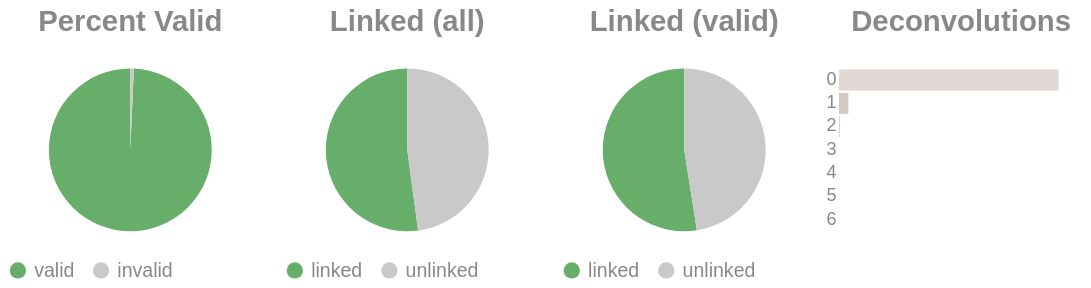

Notebook code cell kept with this figure:
### Code cell
if SKIPLR:
    pass
else:
    clash = Counter()
    for i in valids['molecule'].to_list():
        _mol = i.split("-")
        if len(_mol) == 1:
            clash.update('0')
        else:
            clash.update(_mol[-1])

    _d = {"deconvolutions": [], 'count': []}
    for k,v in clash.items():
        _d['deconvolutions'].append(k)
        _d['count'].append(v)

    tot_valid = valids['reads'].sum()
    mask = valids['reads'] >= 2
    n_linked_reads = valids.filter(mask)['reads'].sum()
    if n_linked_reads == 0:
        print_html("No linked molecules (>=2 reads) were detected; skipping linked-only distributions.")
        SKIPLR = True
    else:
        perc_valid = round(tot_valid / n_reads, 4)
        linked_perc_abs = round(n_linked_reads / n_reads, 4)
        linked_perc = round(n_linked_reads / tot_valid, 4)

    _valid = pl.DataFrame({"valids": ['valid', 'invalid'], "count": [tot_valid, n_reads - tot_valid]})
    _linked_abs = pl.DataFrame({"linked (absolute)": ['linked', 'unlinked'], "count": [n_linked_reads, n_reads - n_linked_reads]})
    _linked_rel = pl.DataFrame({"linked (valids)": ['linked', 'unlinked'], "count": [n_linked_reads, tot_valid - n_linked_reads]})

    (
        alt.hconcat(
            piechart(_valid, goodval = 'valid', title = "Percent Valid"),
            piechart(_linked_abs, goodval = "linked", title =  "Linked (all)"),
            piechart(_linked_rel, goodval = "linked", title =  "Linked (valid)"),
            convolutionbar(pl.DataFrame(_d), title = "Deconvolutions"),
            center = True,
            bounds = 'flush'
        )
        .resolve_scale(color='independent')
        .resolve_legend('independent')
        .properties(usermeta={'embedOptions': {"actions": False}})
    ).display()

### Figure 1 — Vega-Lite specification as saved in the notebook (floating-point values rounded to 4 significant figures)
{"width": "container", "height": 400, "config": {"title": {"anchor": "start", "dy": -15, "fontSize": 18, "color": "#888888", "subtitleColor": "#888888", "subtitleFontSize": 14}, "arc": {"fill": "#0072B2"}, "axis": {"domainColor": "#888888", "domainWidth": 0.5, "gridWidth": 0.2, "grid": false, "titleFontWeight": 400, "titleFontSize": 15, "labelFontSize": 11, "labelColor": "#888888", "tickColor": "#888888", "tickWidth": 0.2, "titleColor": "#888888"}, "axisBand": {"grid": false}, "axisX": {"grid": true, "tickSize": 10, "domainCap": "round"}, "axisY": {"domain": false, "grid": true, "tickSize": 0, "domainCap": "round"}, "background": "transparent", "header": {"labelFontSize": 15, "labelColor": "#888888", "titleFontSize": 15, "titleFontWeight": 600, "titleColor": "#888888"}, "legend": {"labelFont": "sans-serif", "labelFontSize": 12, "labelColor": "#888888", "symbolSize": 100, "symbolType": "circle", "titleFontSize": 12, "titlePadding": 10, "titleColor": "#888888", "title": null}, "range": {"category": ["#E69F00", "#56B4E9", "#009E73", "#F0E442", "#0072B2", "#D55E00", "#CC79A7", "#000000"], "diverging": ["#cfe8f3", "#a2d4ec", "#73bfe2", "#46abdb", "#1696d2", "#12719e"]}, "area": {"fill": "#0072B2", "fillOpacity": 0.7, "line": true, "strokeOpacity": 0.7}, "line": {"color": "#0072B2", "stroke": "#0072B2", "strokeWidth": 2}, "trail": {"color": "#0072B2", "stroke": "#0072B2", "strokeWidth": 0, "size": 1}, "point": {"filled": true, "fillOpacity": 1.0, "size": 95}, "text": {"color": "#888888", "fontSize": 11, "align": "right", "fontWeight": 400, "size": 11}, "bar": {"fill": "#0072B2", "stroke": null}, "view": {"stroke": null, "continuousWidth": 660, "continuousHeight": 400}}, "hconcat": [{"data": {"name": "data-e9f0ab2b862c3cae94fb660fbf6c0691"}, "mark": {"type": "arc"}, "encoding": {"color": {"field": "valids", "legend": {"orient": "bottom", "title": null}, "scale": {"domain": ["valid", "invalid"], "range": ["#68ae6b", "#C9C9C9"]}, "title": "Valids", "type": "nominal"}, "theta": {"field": "count", "type": "quantitative"}, "tooltip": [{"field": "valids", "title": "Valids", "type": "ordinal"}, {"field": "percent", "format": ".2%", "title": "Percent", "type": "quantitative"}, {"field": "count", "title": "Count", "type": "quantitative"}]}, "height": 100, "title": {"text": "Percent Valid", "align": "center", "anchor": "middle"}, "transform": [{"calculate": "datum.count / 11385212", "as": "percent"}], "width": 150}, {"data": {"name": "data-e3cb12b9a4d9d7e7400b925ded976568"}, "mark": {"type": "arc"}, "encoding": {"color": {"field": "linked (absolute)", "legend": {"orient": "bottom", "title": null}, "scale": {"domain": ["linked", "unlinked"], "range": ["#68ae6b", "#C9C9C9"]}, "title": "Linked (Absolute)", "type": "nominal"}, "theta": {"field": "count", "type": "quantitative"}, "tooltip": [{"field": "linked (absolute)", "title": "Linked (Absolute)", "type": "ordinal"}, {"field": "percent", "format": ".2%", "title": "Percent", "type": "quantitative"}, {"field": "count", "title": "Count", "type": "quantitative"}]}, "height": 100, "title": {"text": "Linked (all)", "align": "center", "anchor": "middle"}, "transform": [{"calculate": "datum.count / 11385212", "as": "percent"}], "width": 150}, {"data": {"name": "data-e5a36a90ec4992208f1c96891cf18213"}, "mark": {"type": "arc"}, "encoding": {"color": {"field": "linked (valids)", "legend": {"orient": "bottom", "title": null}, "scale": {"domain": ["linked", "unlinked"], "range": ["#68ae6b", "#C9C9C9"]}, "title": "Linked (Valids)", "type": "nominal"}, "theta": {"field": "count", "type": "quantitative"}, "tooltip": [{"field": "linked (valids)", "title": "Linked (Valids)", "type": "ordinal"}, {"field": "percent", "format": ".2%", "title": "Percent", "type": "quantitative"}, {"field": "count", "title": "Count", "type": "quantitative"}]}, "height": 100, "title": {"text": "Linked (valid)", "align": "center", "anchor": "middle"}, "transform": [{"calculate": "datum.count / 11306417", "as": "percent"}], "width": 150}, {"data": {"name": "data-6de1398d7a57867e41dd3292039afdd9"}, "mark": {"type": "bar"}, "encoding": {"color": {"field": "deconvolutions", "legend": null, "scale": {"scheme": "lightgreyred"}, "type": "nominal"}, "tooltip": [{"field": "deconvolutions", "title": "Deconvolutions", "type": "ordinal"}, {"field": "percent", "format": ".2%", "title": "Percent", "type": "quantitative"}, {"field": "count", "title": "Count", "type": "quantitative"}], "x": {"axis": null, "field": "count", "type": "quantitative"}, "y": {"field": "deconvolutions", "sort": "ascending", "title": null, "type": "nominal"}}, "height": 100, "title": {"text": "Deconvolutions", "align": "center", "anchor": "middle"}, "transform": [{"calculate": "datum.count / 7524186", "as": "percent"}], "width": 150}], "bounds": "flush", "center": true, "resolve": {"legend": {"angle": "independent"}, "scale": {"color": "independent"}}, "usermeta": {"embedOptions": {"actions": false}}, "$schema": "https://vega.github.io/schema/vega-lite/v6.1.0.json", "datasets": {"data-e9f0ab2b862c3cae94fb660fbf6c0691": [{"valids": "valid", "count": 11306417}, {"valids": "invalid", "count": 78795}], "data-e3cb12b9a4d9d7e7400b925ded976568": [{"linked (absolute)": "linked", "count": 5935514}, {"linked (absolute)": "unlinked", "count": 5449698}], "data-e5a36a90ec4992208f1c96891cf18213": [{"linked (valids)": "linked", "count": 5935514}, {"linked (valids)": "unlinked", "count": 5370903}], "data-6de1398d7a57867e41dd3292039afdd9": [{"deconvolutions": "0", "count": 7192427}, {"deconvolutions": "1", "count": 308679}, {"deconvolutions": "2", "count": 21181}, {"deconvolutions": "3", "count": 1705}, {"deconvolutions": "4", "count": 174}, {"deconvolutions": "5", "count": 18}, {"deconvolutions": "6", "count": 2}]}}
